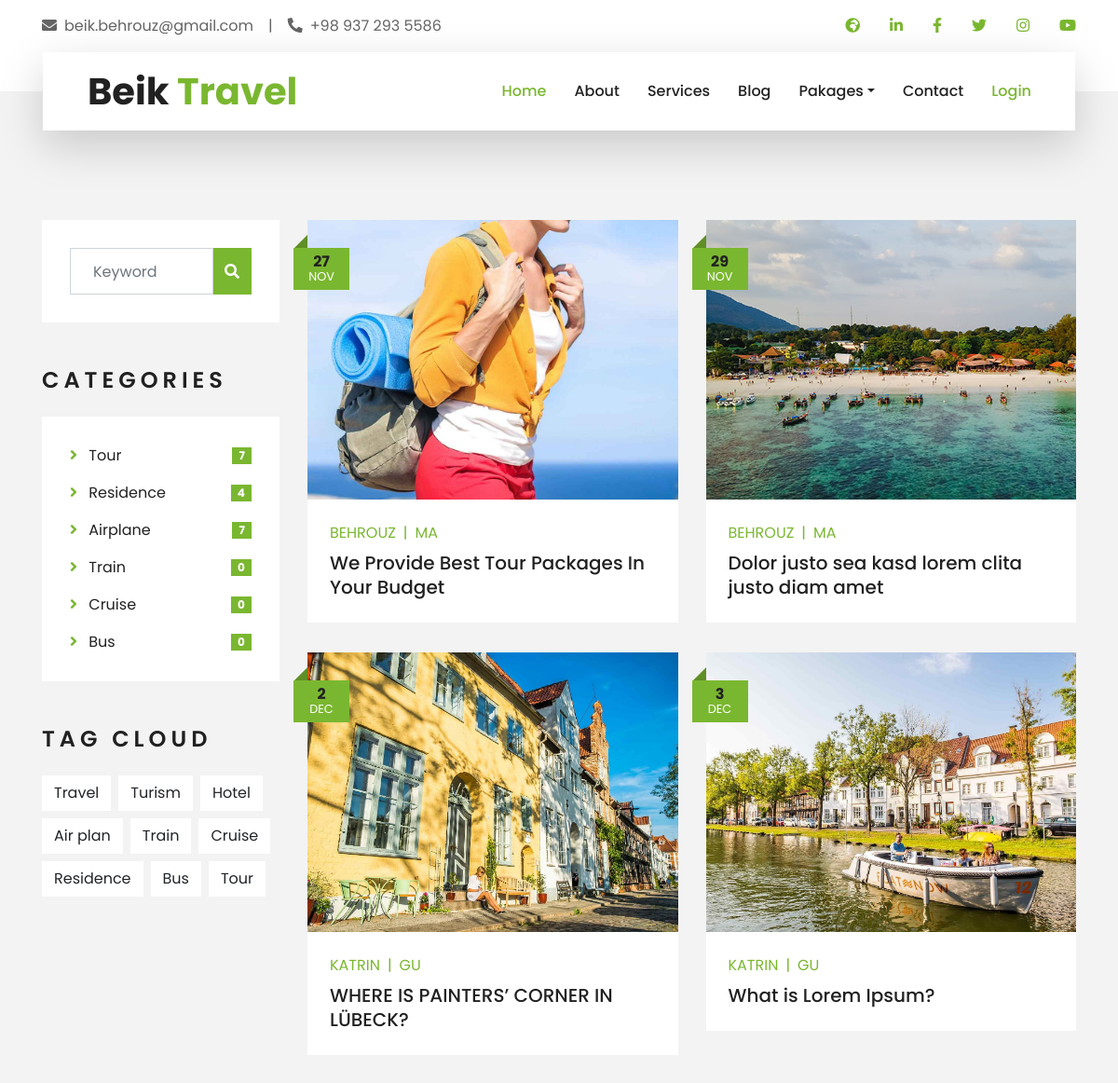
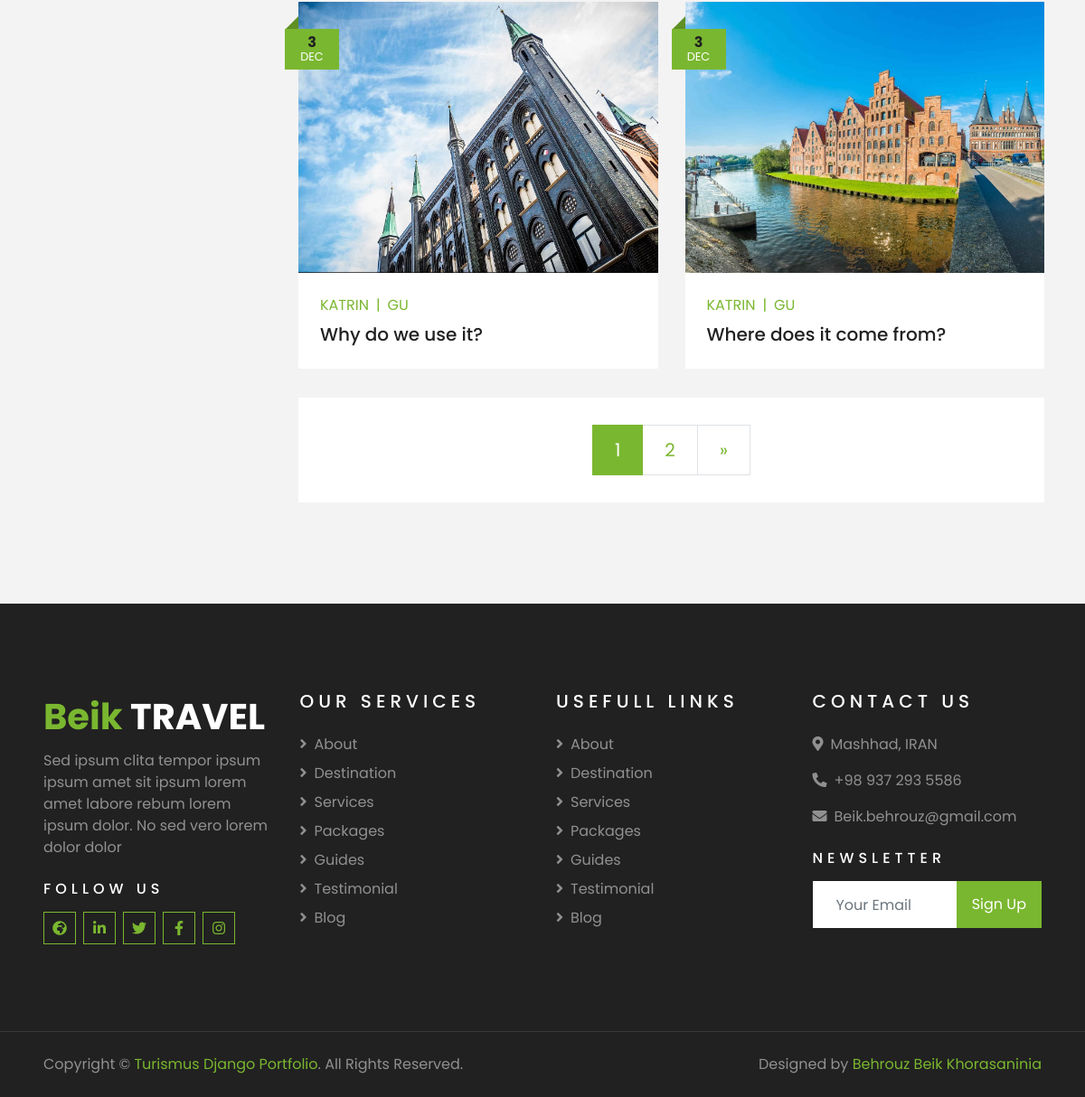
Screenshot of /Blog/bloglist/ with the database file from the repository (2 pictures, top to bottom).
### Blog/models.py (models this page shows, shortened)
class ArticleImg(models.Model):
    title = models.CharField(max_length=15, default="0")
    image = models.ImageField(upload_to='Frame')
    article = models.ForeignKey(Article, on_delete=models.CASCADE)
    imgOrder = models.PositiveIntegerField()

class ArticlePart(models.Model):
    partTitle = models.CharField(max_length=50)
    text = models.TextField()
    article = models.ForeignKey(Article, on_delete=models.CASCADE)
    partOrder = models.PositiveIntegerField()

### Account/models.py (models this page shows, shortened)
class CustomUser (AbstractBaseUser, PermissionsMixin):
    USERTYPE=(
        ('Ma','MASTER'),
        ('Tr','TRAVELER'),
        ('Us','USER'),
        ('Bl','BLOGER'),
        ('Gu', 'GUIDE'),
    )
    username = models.CharField ( max_length=100, blank=True,null=True )
    mobile  = models.CharField ( max_length=15, default='0' )
    email = models.EmailField(unique=True)
    usertype = models.CharField ( max_length=2, choices=USERTYPE, default='Us' )
    firstname  = models.CharField ( blank=True,null=True,max_length=50 )
    lastname  = models.CharField ( blank=True,null=True,max_length=50 )
    first_name  = models.CharField ( blank=True,null=True,max_length=50 )
    last_name  = models.CharField ( blank=True,null=True,max_length=50 )
    unicid  = models.CharField ( max_length=10, unique=True )
    birthday  = models.DateTimeField ( blank=True,null=True )
    gender  = models.BooleanField ( blank=True,null=True )
    status = models.BooleanField(default=False)
    image = models.ImageField ( blank=True,null=True,upload_to='Profile' )
    city = models.ForeignKey(to='Home.City', on_delete=models.CASCADE, blank=True,null=True)
    profesional = models.CharField ( max_length=50, blank=True, null=True )
    is_superuser = models.BooleanField(default=False)
    is_staff = models.BooleanField(default=False)
    is_active = models.BooleanField(default=False)
    date_joined = models.DateTimeField(blank=True, null=True)
    USERNAME_FIELD = 'email'
    EMAIL_FIELD = 'email'
    REQUIRED_FIELDS = []
    objects = UserManager()

### Blog/views.py (the view)
# urls.py: path('bloglist/',views.bloglist,name='bloglist'),
def bloglist(request):
    class counter():
        tour = Tour.objects.all().count()
        airplane = Transport.objects.filter(beginning__type='Pl').count()
        train = Transport.objects.filter(beginning__type='Tr').count()
        bus = Transport.objects.filter(beginning__type='BU').count()
        cruise = Transport.objects.filter(beginning__type='Cr').count()
        residence = Residence.objects.all().count()
    class MyArticle:
        def __init__(self, selectarticle):
            self.id = selectarticle.id
            self.img = ArticleImg.objects.get(article_id=selectarticle.id, imgOrder=1)
            self.part = ArticlePart.objects.get(article_id=selectarticle.id, partOrder=1)
            self.title = selectarticle.title
            self.create = selectarticle.create
            self.month = (datetime.datetime.strptime(str(self.create.month), "%m")).strftime("%b")
            self.update = selectarticle.update
            self.author = selectarticle.author
            self.status = selectarticle.status
    allArticles = Article.objects.all()
    articles = []
    for a in allArticles:
        if a.status == 'pub':
            articles.append(MyArticle(a))
    paginator = Paginator(articles,6)
    page_num = request.GET.get('page')
    page_obj = paginator.get_page(page_num)
    context = {
        'articles':page_obj,
        'page_num':page_num,
        'counter':counter,
    }
    return (render(request,'Blog/bloglist.html',context))

### Blog/templates/Blog/bloglist.html (shortened to what this page needs)
{% extends '_base.html' %}
{% load static %}
{% load djmoney %}
{% block static%}
    <link href="{% static 'lib/owlcarousel/assets/owl.carousel.min.css' %}" rel="stylesheet">
    <link href="{% static 'lib/tempusdominus/css/tempusdominus-bootstrap-4.min.css' %}" rel="stylesheet" />
    <link href="{% static 'css/style.css' %}" rel="stylesheet">
    <link href="{% static 'css/newstyle.css' %}" rel="stylesheet">
{%endblock%}
{% block body %}
    <div class="container-fluid py-5">
        <div class="container py-5">
            <div class="row">
                <div class="col-lg-3 mt-5 mt-lg-0">
                    <div class="mb-5">
                        <div class="bg-white" style="padding: 30px;">
                            <div class="input-group">
                                <input type="text" class="form-control p-4" placeholder="Keyword">
                                <div class="input-group-append">
                                    <span class="input-group-text bg-primary border-primary text-white"><i
                                            class="fa fa-search"></i></span>
                                </div>
                            </div>
                        </div>
                    </div>
                    <div class="mb-5">
                        <h4 class="text-uppercase mb-4" style="letter-spacing: 5px;">Categories</h4>
                        <div class="bg-white" style="padding: 30px;">
                            <ul class="list-inline m-0">
                                <li class="mb-3 d-flex justify-content-between align-items-center">
                                    <a class="text-dark" href="#">
                                        <i class="fa fa-angle-right text-primary mr-2"></i>
                                        Tour
                                    </a>
                                    <span class="badge badge-primary badge-pill">{{ counter.tour }}</span>
                                </li>
                                <li class="mb-3 d-flex justify-content-between align-items-center">
                                    <a class="text-dark" href="#">
                                        <i class="fa fa-angle-right text-primary mr-2"></i>
                                        Residence
                                    </a>
                                    <span class="badge badge-primary badge-pill">{{ counter.residence }}</span>
                                </li>
                                <li class="mb-3 d-flex justify-content-between align-items-center">
                                    <a class="text-dark" href="#">
                                        <i class="fa fa-angle-right text-primary mr-2"></i>
                                        Airplane
                                    </a>
                                    <span class="badge badge-primary badge-pill">{{ counter.airplane }}</span>
                                </li>
                                <li class="mb-3 d-flex justify-content-between align-items-center">
                                    <a class="text-dark" href="#">
                                        <i class="fa fa-angle-right text-primary mr-2"></i>
                                        Train
                                    </a>
                                    <span class="badge badge-primary badge-pill">{{ counter.train }}</span>
                                </li>
                                <li class="mb-3 d-flex justify-content-between align-items-center">
                                    <a class="text-dark" href="#">
                                        <i class="fa fa-angle-right text-primary mr-2"></i>
                                        Cruise
                                    </a>
                                    <span class="badge badge-primary badge-pill">{{ counter.cruise }}</span>
                                </li>
                                <li class="d-flex justify-content-between align-items-center">
                                    <a class="text-dark" href="#">
                                        <i class="fa fa-angle-right text-primary mr-2"></i>
                                        Bus
                                    </a>
                                    <span class="badge badge-primary badge-pill">{{ counter.bus }}</span>
                                </li>
                            </ul>
                        </div>
                    </div>
                    <div class="mb-5">
                        <h4 class="text-uppercase mb-4" style="letter-spacing: 5px;">Tag Cloud</h4>
                        <div class="d-flex flex-wrap m-n1">
                            <a href="" class="btn btn-light m-1">Travel</a>
                            <a href="" class="btn btn-light m-1">Turism</a>
                            <a href="" class="btn btn-light m-1">Hotel</a>
                            <a href="" class="btn btn-light m-1">Air plan</a>
                            <a href="" class="btn btn-light m-1">Train</a>
                            <a href="" class="btn btn-light m-1">Cruise</a>
                            <a href="" class="btn btn-light m-1">Residence</a>
                            <a href="" class="btn btn-light m-1">Bus</a>
                            <a href="" class="btn btn-light m-1">Tour</a>
                        </div>
                    </div>
                </div>
                <div class="col-lg-9">
                    <div class="row pb-3">
                        {% for a in articles %}
                        <div class="col-md-6 mb-4 pb-2">
                            <div class="blog-item">
                                <div class="position-relative">
                                    <img class="img-fluid w-100 bloglistitem" src="{{ a.img.image.url }}" alt="{{ a.img.title }}">
                                    <div class="blog-date">
                                        <h6 class="font-weight-bold mb-n1">{{ a.create.date.day }}</h6>
                                        <small class="text-white text-uppercase">{{ a.month }}</small>
                                    </div>
                                </div>
                                <div class="bg-white p-4">
                                    <div class="d-flex mb-2">
                                        <a class="text-primary text-uppercase text-decoration-none" href="">{{ a.author.firstname }}</a>
                                        <span class="text-primary px-2">|</span>
                                        <a class="text-primary text-uppercase text-decoration-none" href="">{{ a.author.usertype }}</a>
                                    </div>
                                    <a class="h5 m-0 text-decoration-none" href="{% url 'Blog:blogdetail' a.id %}">{{ a.part.partTitle }}</a>
                                </div>
                            </div>
                        </div>
                        {% endfor %}
                        <div class="col-12">
                            <nav aria-label="Page navigation">
                                <ul class="pagination pagination-lg justify-content-center bg-white mb-0"
                                style="padding: 30px;">
                                <li class="page-item active">
                                    <a class="page-link" href="?page={{ articles.number }}">
                                        {{ articles.number }}
                                    </a>
                                </li>
                                {% if articles.has_next %}
                                <li class="page-item">
                                    <a class="page-link" href="?page={{ articles.next_page_number }}">
                                        {{ articles.next_page_number }}
                                    </a>
                                </li>
                                <li class="page-item">
                                    <a class="page-link" href="?page={{ articles.next_page_number }}" aria-label="Next">
                                        <span aria-hidden="true">&raquo;</span>
                                    </a>
                                </li>
                                {% endif %}
                            </ul>
                                </nav>
                        </div>
                    </div>
                </div>
            </div>
        </div>
    </div>
    {% endblock %}

### Home/static/css/newstyle.css (style rules this page uses)
.bloglistitem { height: 300px !important; object-fit: cover; }

### rows the page displays
ArticleImg: img.image (picture)
CustomUser: author.firstname "BEHROUZ" "BEHROUZ", author.usertype "MA" "MA"
ArticlePart: part.partTitle "We Provide Best Tour Packages In Your Budget"
ArticleImg: img.image (picture)
ArticlePart: part.partTitle "Dolor justo sea kasd lorem clita justo diam amet"
ArticleImg: img.image (picture)
CustomUser: author.firstname "KATRIN" "KATRIN" "KATRIN" "KATRIN", author.usertype "GU" "GU" "GU" "GU"
ArticlePart: part.partTitle "WHERE IS PAINTERS’ CORNER IN LÜBECK?"
ArticleImg: img.image (picture)
ArticlePart: part.partTitle "What is Lorem Ipsum?"
ArticleImg: img.image (picture)
ArticlePart: part.partTitle "Why do we use it?"
ArticleImg: img.image (picture)
ArticlePart: part.partTitle "Where does it come from?"

### other values shown
{{ counter.tour }} "7"
{{ counter.residence }} "4"
{{ counter.airplane }} "7"
{{ counter.train }} "0"
{{ counter.cruise }} "0"
{{ counter.bus }} "0"
{{ a.create.date.day }} "27" "29" "2" "3" "3" "3"
{{ a.month }} "NOV" "NOV" "DEC" "DEC" "DEC" "DEC"
{{ articles.number }} "1"
{{ articles.next_page_number }} "2"
